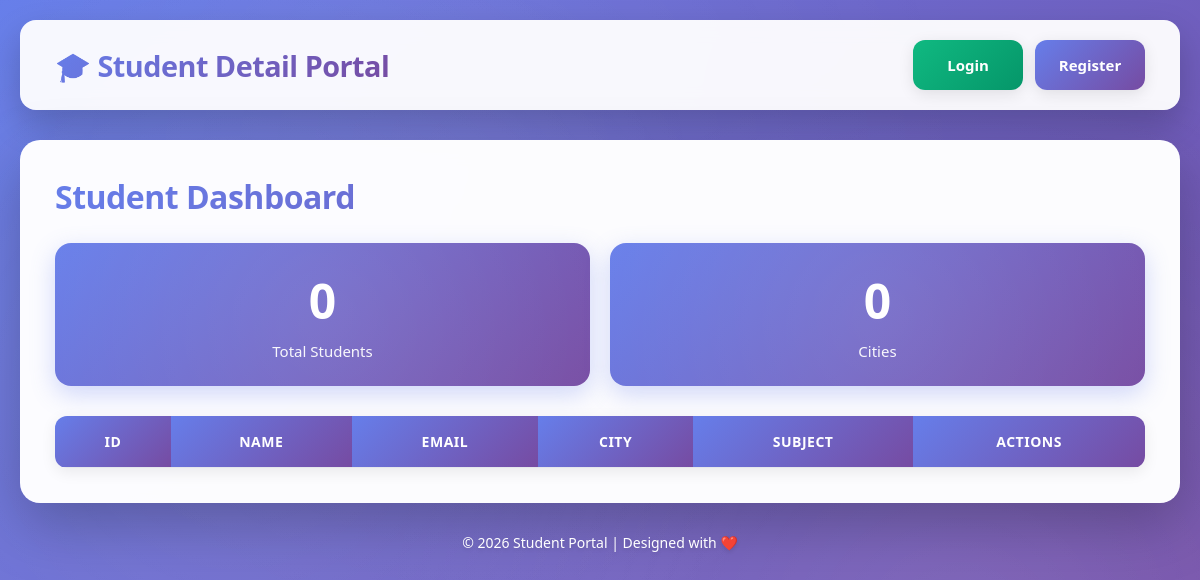
The app's page /, older data.
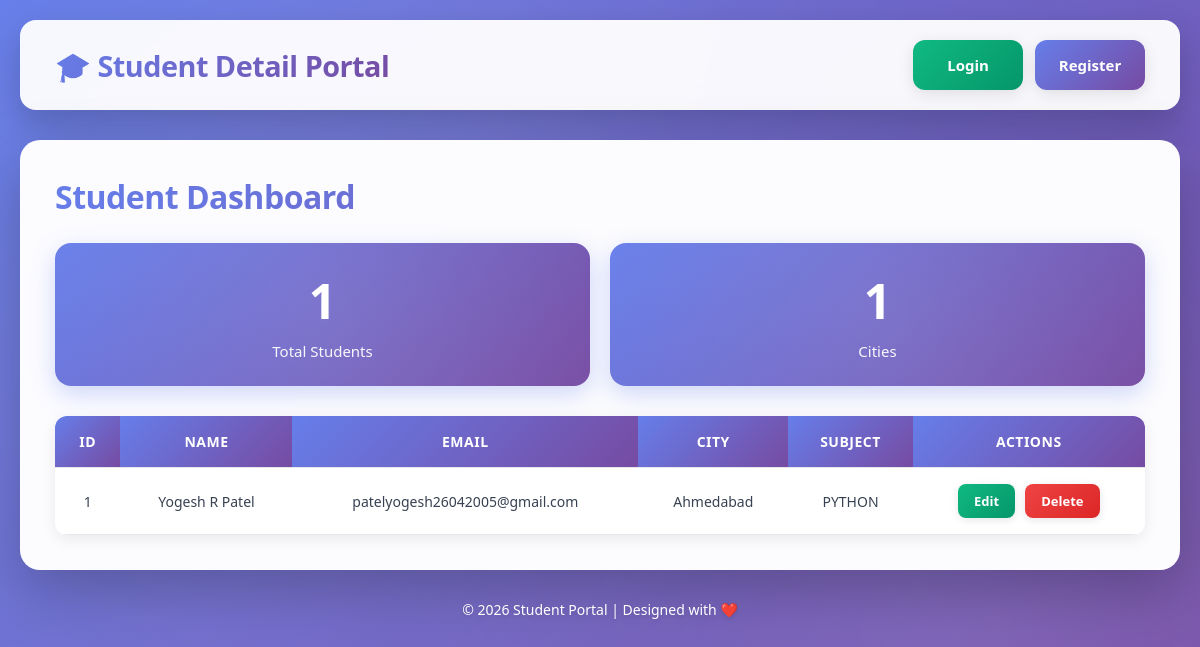
The same page, newer data.
### testapp/models.py (models this page shows)
class Student(models.Model):
    name=models.CharField(max_length=30)
    email=models.EmailField(unique=True,max_length=50)
    password=models.CharField(max_length=30)
    city=models.CharField(max_length=30)
    subject=models.CharField(max_length=30)

### testapp/views.py (the view)
# urls.py: 2. Add a URL to urlpatterns:  path('', views.home, name='home')
def home(request):
    sall=Student.objects.all()
    total_students=sall.count()
    total_cities=sall.values("city").distinct().count()
    context={
        "sall":sall,
        "total_students":total_students,
        "total_cities":total_cities,
    }
    return render(request,"testapp/index.html",context)

### testapp/templates/testapp/index.html (shortened to what this page needs)
<!DOCTYPE html>
<html lang="en">
<head>
</head>
<body>
<header>
    <h1>🎓 Student Detail Portal</h1>
    <div class="auth-buttons">
        <a href="{%url 'login'%}" class="login-btn">Login</a>
        <a href="{%url 'register'%}" class="register-btn">Register</a>
    </div>
</header>
<main>
    <div class="card">
        <h2>Student Dashboard</h2>
        <div class="stats">
            <div class="stat-item">
                <h3 id="totalStudents">{{total_students}}</h3>
                <p>Total Students</p>
            </div>
            <div class="stat-item">
                <h3 id="totalCities">{{total_cities}}</h3>
                <p>Cities</p>
            </div>
        </div>
        <div class="table-container">
            <table>
                <thead>
                    <tr>
                        <th>ID</th>
                        <th>Name</th>
                        <th>Email</th>
                        <th>City</th>
                        <th>Subject</th>
                        <th>Actions</th>
                    </tr>
                </thead>
                <tbody id="studentTable">
                    {%for student in sall%}
                    <tr>
                        <td>{{forloop.counter}}</td>
                        <td>{{student.name}}</td>
                        <td>{{student.email}}</td>
                        <td>{{student.city}}</td>
                        <td>{{student.subject}}</td>
                        <td>
                            <div class="action-btns">
                                <a href="{%url 'edit'%}" class="edit-btn">Edit</a>
                                <a href="{%url 'delete'%}" class="delete-btn">Delete</a>
                            </div>
                        </td>
                    </tr>
                    {%endfor%}
                </tbody>
            </table>
        </div>
    </div>
</main>
<footer>
    © 2026 Student Portal | Designed with ❤️
</footer>
</body>
</html>

Row changes from the older to the newer data that the page shows:
added Student: name "Yogesh R Patel", email "patelyogesh26042005@gmail.com", city "Ahmedabad", subject "PYTHON"
Text that changed along with them:
{{ total_students }}: "0" → "1"
{{ total_cities }}: "0" → "1"
